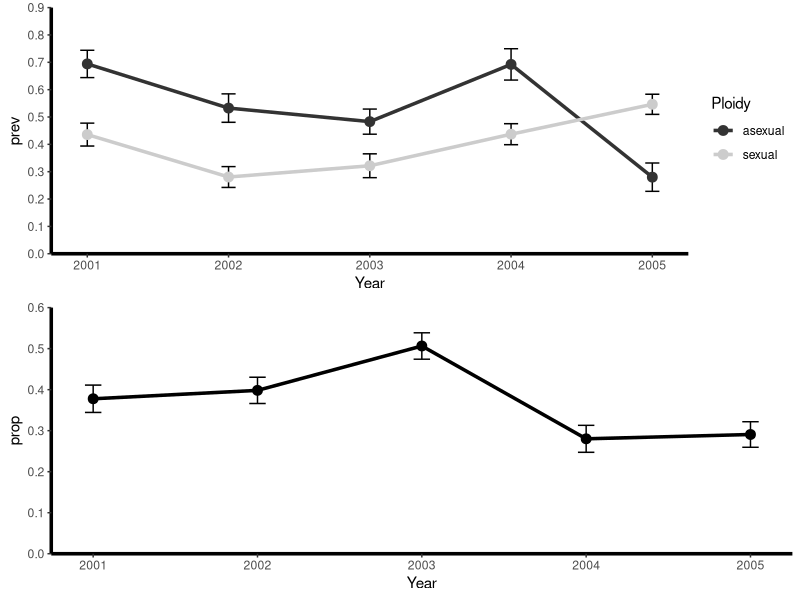
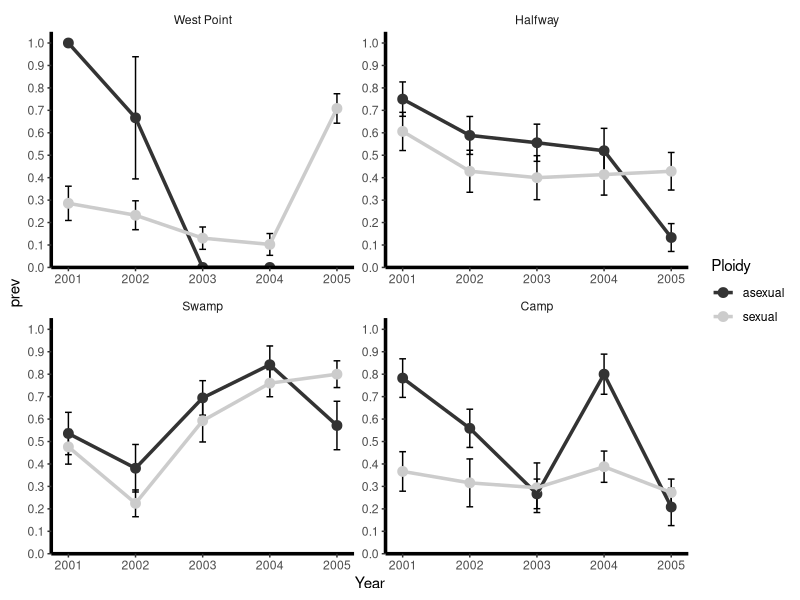
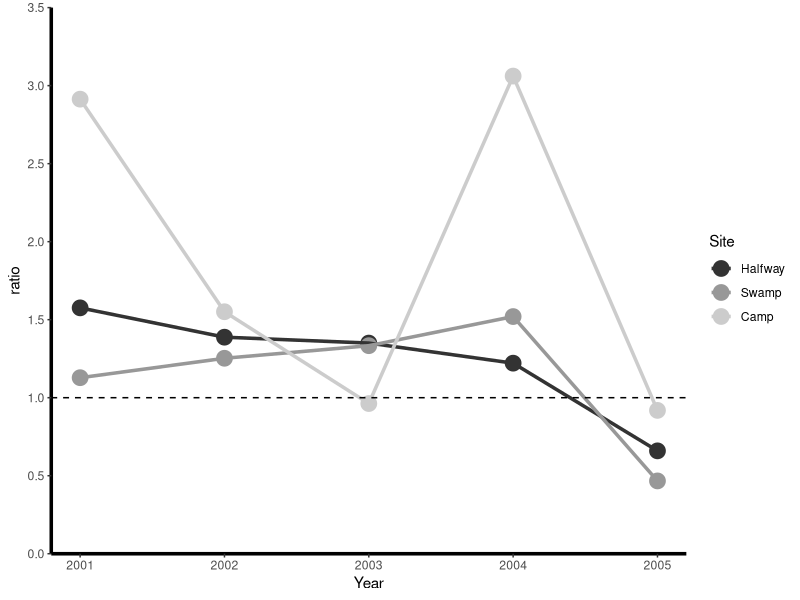

Write R code to recreate these figures, in order.
library(ggplot2); theme_set(theme_bw())
library(gridExtra)
library(dplyr)
library(tidyr)
library(car)
library(readxl)

geom_errorbar <- function(...) ggplot2::geom_errorbar(..., width=0.1)
geom_point <- function(...) ggplot2::geom_point(..., size=3)
geom_line <- function(...) ggplot2::geom_line(..., size=1.2)

vergara_theme <- theme(
    axis.line = element_line(colour = "black", size=1.2),
    panel.grid.major = element_blank(),
    panel.grid.minor = element_blank(),
    panel.border = element_blank(),
    panel.background = element_blank(),
    strip.background = element_blank()
)
vergara <- read_excel("../data/vergara2014.xlsx")

cols <- c("Year", "Site", "Gender", "Ploidy")
vergara[cols] <- lapply(vergara[cols], factor)
vergara_nomale <- vergara %>%
    filter(Gender != "male", Ploidy != "UNKNOWN")

fit <- glm(Microphallus~(Year+Site+Ploidy)^2, 
           family=binomial("logit"), 
           data=vergara_nomale)
Anova(fit, test.statistic = "Wald")

## Figures

## It seems like Vergara et al are using population standard deviation
## instead of sample standard deviation
## See figure 2 West point 2002
sd2 <- function(x) sd(x) * sqrt((length(x)-1)/length(x))


sites <- c("West Point", "Halfway", "Swamp", "Camp")
vergara_base <- vergara_nomale %>%
    mutate(Site=factor(Site, level=sites), Year=as.numeric(as.character(Year)))

vergara_fig1a <- vergara_base %>% 
    group_by(Year, Ploidy) %>%
    summarize(prev=sum(Microphallus)/length(Microphallus),
              se=sd2(Microphallus)/sqrt(length(Microphallus)))

vergara_fig1b <- vergara_base %>%
    group_by(Year) %>%
    summarize(prop=sum(Ploidy=="asexual")/length(Ploidy),
              se=sd(Microphallus)/sqrt(length(Microphallus)))

fig1a_base <- ggplot(vergara_fig1a, aes(Year, prev, col=Ploidy, group=Ploidy)) +
    geom_errorbar(aes(ymin=prev-se, ymax=prev+se), col="black") +
    geom_point() +
    geom_line() +
    vergara_theme +
    scale_color_grey()

fig1a <- fig1a_base +
    scale_y_continuous(limits=c(0, 0.9), breaks=seq(0, 0.9, by=0.1), expand=c(0,0))

fig1b <- ggplot(vergara_fig1b, aes(Year, prop)) +
    geom_errorbar(aes(ymin=prop-se, ymax=prop+se)) +
    geom_point() +
    geom_line() +
    scale_y_continuous(limits=c(0, 0.6), breaks=seq(0, 0.6, by=0.1), expand=c(0,0)) +
    vergara_theme

grid.arrange(fig1a, fig1b)

## Figure 2
vergara_fig2 <- vergara_base %>%
    group_by(Year, Site, Ploidy) %>%
    summarize(prev=sum(Microphallus)/length(Microphallus), 
              se=sd2(Microphallus)/sqrt(length(Site)),
              Site.count=length(Site))

fig1a_base %+% vergara_fig2 +
    facet_wrap(~Site, scales="free") +
    scale_y_continuous(limits=c(0, 1.05), breaks=seq(0, 1, by=0.1), expand=c(0,0))

## Figure 3
vergara_fig3 <- vergara_fig2 %>%
    filter(Site != "West Point") %>%
    select(-se, -Site.count) %>%
    spread(Ploidy, prev) %>%
    summarize(ratio=(1-sexual)/(1-asexual))

ggplot(vergara_fig3, aes(Year, ratio, col=Site, group=Site)) +
    geom_point(size=5) +
    geom_line() +
    geom_hline(yintercept=1, lty=2) +
    scale_y_continuous(limits=c(0, 3.5), breaks=seq(0, 3.5, by=0.5), expand=c(0,0)) +
    vergara_theme +
    scale_color_grey()


